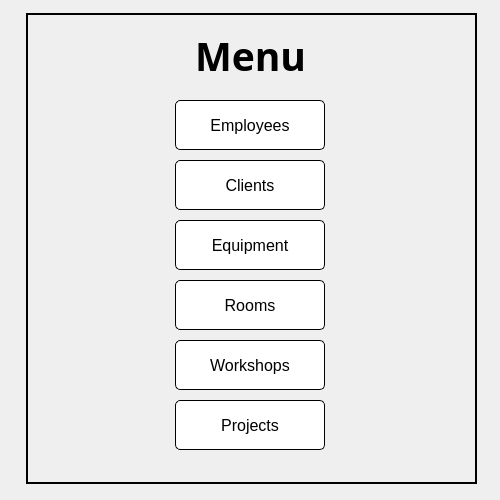
<?xml version="1.0" encoding="UTF-8"?>
<ui version="4.0">
 <class>menu</class>
 <widget class="QWidget" name="menu">
  <property name="geometry">
   <rect>
    <x>0</x>
    <y>0</y>
    <width>500</width>
    <height>500</height>
   </rect>
  </property>
  <property name="windowTitle">
   <string>Form</string>
  </property>
  <widget class="QPushButton" name="employees">
   <property name="geometry">
    <rect>
     <x>175</x>
     <y>100</y>
     <width>150</width>
     <height>50</height>
    </rect>
   </property>
   <property name="font">
    <font>
     <pointsize>12</pointsize>
    </font>
   </property>
   <property name="styleSheet">
    <string notr="true">QPushButton{
background-color:white;
border-radius: 5px;
border: 1px solid black;
}
QPushButton:hover
{
	
	background-color: qlineargradient(spread:pad, x1:0, y1:0, x2:1, y2:0, stop:0 rgba(86, 170, 197, 246), stop:1 rgba(255, 255, 255, 255));

}</string>
   </property>
   <property name="text">
    <string>Employees</string>
   </property>
  </widget>
  <widget class="QLabel" name="label">
   <property name="geometry">
    <rect>
     <x>195</x>
     <y>30</y>
     <width>150</width>
     <height>51</height>
    </rect>
   </property>
   <property name="font">
    <font>
     <family>Gill Sans MT</family>
     <pointsize>29</pointsize>
     <weight>75</weight>
     <bold>true</bold>
    </font>
   </property>
   <property name="styleSheet">
    <string notr="true"/>
   </property>
   <property name="text">
    <string>Menu</string>
   </property>
  </widget>
  <widget class="QPushButton" name="equipment">
   <property name="geometry">
    <rect>
     <x>175</x>
     <y>220</y>
     <width>150</width>
     <height>50</height>
    </rect>
   </property>
   <property name="font">
    <font>
     <pointsize>12</pointsize>
    </font>
   </property>
   <property name="styleSheet">
    <string notr="true">QPushButton{
background-color:white;
border-radius: 5px;
border: 1px solid black;
}
QPushButton:hover
{
	
	background-color: qlineargradient(spread:pad, x1:0, y1:0, x2:1, y2:0, stop:0 rgba(86, 170, 197, 246), stop:1 rgba(255, 255, 255, 255));

}</string>
   </property>
   <property name="text">
    <string>Equipment</string>
   </property>
  </widget>
  <widget class="QPushButton" name="rooms">
   <property name="geometry">
    <rect>
     <x>175</x>
     <y>280</y>
     <width>150</width>
     <height>50</height>
    </rect>
   </property>
   <property name="font">
    <font>
     <pointsize>12</pointsize>
    </font>
   </property>
   <property name="styleSheet">
    <string notr="true">QPushButton{
background-color:white;
border-radius: 5px;
border: 1px solid black;
}
QPushButton:hover
{
	
	background-color: qlineargradient(spread:pad, x1:0, y1:0, x2:1, y2:0, stop:0 rgba(86, 170, 197, 246), stop:1 rgba(255, 255, 255, 255));

}</string>
   </property>
   <property name="text">
    <string>Rooms</string>
   </property>
  </widget>
  <widget class="QPushButton" name="clients">
   <property name="geometry">
    <rect>
     <x>175</x>
     <y>160</y>
     <width>150</width>
     <height>50</height>
    </rect>
   </property>
   <property name="font">
    <font>
     <pointsize>12</pointsize>
    </font>
   </property>
   <property name="styleSheet">
    <string notr="true">QPushButton{
background-color:white;
border-radius: 5px;
border: 1px solid black;
}
QPushButton:hover
{
	
	background-color: qlineargradient(spread:pad, x1:0, y1:0, x2:1, y2:0, stop:0 rgba(86, 170, 197, 246), stop:1 rgba(255, 255, 255, 255));

}</string>
   </property>
   <property name="text">
    <string>Clients</string>
   </property>
  </widget>
  <widget class="QPushButton" name="workshops">
   <property name="geometry">
    <rect>
     <x>175</x>
     <y>340</y>
     <width>150</width>
     <height>50</height>
    </rect>
   </property>
   <property name="font">
    <font>
     <pointsize>12</pointsize>
    </font>
   </property>
   <property name="styleSheet">
    <string notr="true">QPushButton{
background-color:white;
border-radius: 5px;
border: 1px solid black;
}
QPushButton:hover
{
	
	background-color: qlineargradient(spread:pad, x1:0, y1:0, x2:1, y2:0, stop:0 rgba(86, 170, 197, 246), stop:1 rgba(255, 255, 255, 255));

}</string>
   </property>
   <property name="text">
    <string>Workshops</string>
   </property>
  </widget>
  <widget class="QPushButton" name="projects">
   <property name="geometry">
    <rect>
     <x>175</x>
     <y>400</y>
     <width>150</width>
     <height>50</height>
    </rect>
   </property>
   <property name="font">
    <font>
     <pointsize>12</pointsize>
    </font>
   </property>
   <property name="styleSheet">
    <string notr="true">QPushButton{
background-color:white;
border-radius: 5px;
border: 1px solid black;
}
QPushButton:hover
{
	
	background-color: qlineargradient(spread:pad, x1:0, y1:0, x2:1, y2:0, stop:0 rgba(86, 170, 197, 246), stop:1 rgba(255, 255, 255, 255));

}</string>
   </property>
   <property name="text">
    <string>Projects</string>
   </property>
  </widget>
  <widget class="QLabel" name="label_2">
   <property name="geometry">
    <rect>
     <x>26</x>
     <y>13</y>
     <width>451</width>
     <height>471</height>
    </rect>
   </property>
   <property name="styleSheet">
    <string notr="true">border:2px solid black;</string>
   </property>
   <property name="text">
    <string/>
   </property>
  </widget>
  <zorder>label_2</zorder>
  <zorder>employees</zorder>
  <zorder>label</zorder>
  <zorder>equipment</zorder>
  <zorder>rooms</zorder>
  <zorder>clients</zorder>
  <zorder>workshops</zorder>
  <zorder>projects</zorder>
 </widget>
 <resources/>
 <connections/>
</ui>
